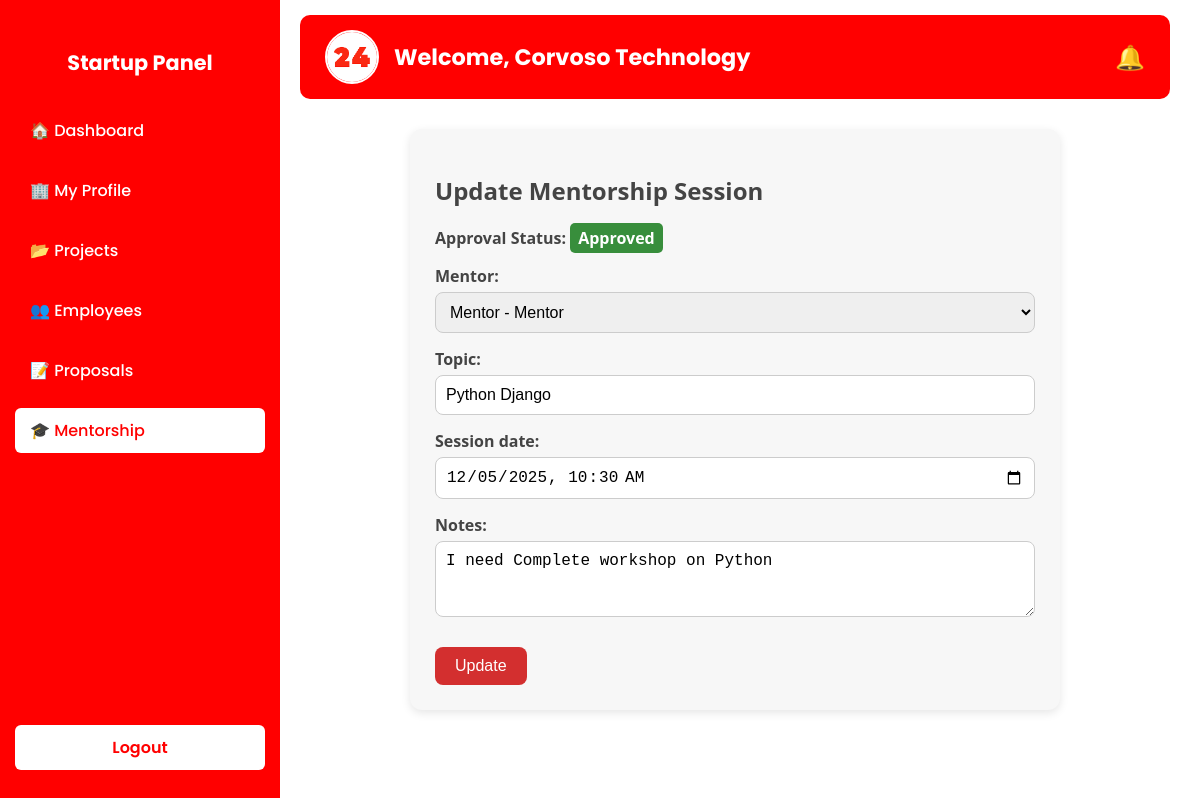
Before: /startup/sessions/1/update/ (signed in) with the older database file.
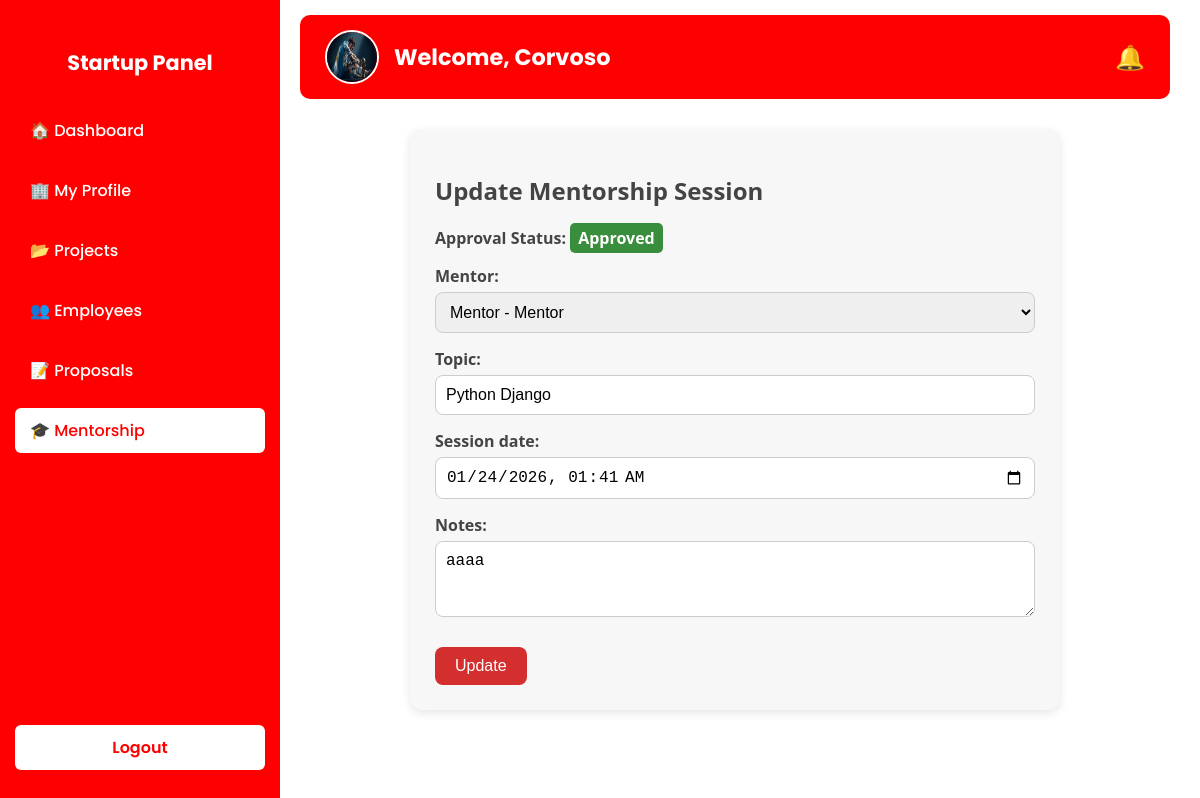
After: the same page with the newer database file.
### startup/models.py (models this page shows, shortened)
class StartupProfile(models.Model):
    user = models.OneToOneField(CustomUser, on_delete=models.CASCADE, related_name="startup_profile")
    startup_name = models.CharField(max_length=100)
    description = models.TextField(blank=True, null=True)
    website = models.URLField(blank=True, null=True)
    founded_date = models.DateField(blank=True, null=True)
    industry = models.CharField(max_length=100, blank=True, null=True)
    logo = models.ImageField(upload_to='startup_logos/', blank=True, null=True)  # changed to ImageField

### mentors/models.py (models this page shows, shortened)
class MentorshipSession(models.Model):
    mentor = models.ForeignKey(MentorProfile, on_delete=models.CASCADE, related_name="sessions")
    startup = models.ForeignKey(StartupProfile, on_delete=models.CASCADE, related_name="sessions")
    topic = models.CharField(max_length=100)
    session_date = models.DateTimeField()
    notes = models.TextField(blank=True, null=True)
    approval_status = models.CharField(
        max_length=20,
        choices=[
            ('PENDING', 'Pending Approval'),
            ('APPROVED', 'Approved'),
            ('REJECTED', 'Rejected'),
        ],
        default='PENDING'
    )
    status = models.CharField(
    max_length=20,
    choices=[
        ('REQUESTED', 'Requested'),   # <-- new option
        ('SCHEDULED', 'Scheduled'),
        ('COMPLETED', 'Completed'),
        ('CANCELLED', 'Cancelled'),
    ],
    default='REQUESTED'
)

### startup/views.py (the view)
# urls.py: path('sessions/<int:session_id>/update/', views.update_session, name='update_session'),
@login_required
def update_session(request, session_id):
    session = get_object_or_404(MentorshipSession, id=session_id, startup=request.user.startup_profile)
    disable_form = session.status == 'CANCELLED'
    if request.method == 'POST' and not disable_form:
        form = MentorshipSessionForm(request.POST, instance=session)
        if form.is_valid():
            original_status = session.approval_status
            updated_session = form.save(commit=False)
            if original_status == 'APPROVED':
                updated_session.approval_status = 'PENDING'
                Notification.objects.create(
                    user=updated_session.mentor.user,
                    title="Session Updated – Approval Required",
                    message=f"{updated_session.startup.startup_name} updated session '{updated_session.topic}'. Please review and approve again."
                )
                Notification.objects.create(
                    user=request.user,
                    title="Session Update Sent",
                    message=f"Your updated session request for '{updated_session.topic}' is awaiting mentor approval again."
                )
            else:
                Notification.objects.create(
                    user=updated_session.mentor.user,
                    title="Session Request Updated",
                    message=f"{updated_session.startup.startup_name} modified the mentorship session request for '{updated_session.topic}'."
                )
            updated_session.save()
            messages.success(request, "Session updated successfully.")
            return redirect('startup:startup_sessions')
        else:
            messages.error(request, "Please correct the errors below.")
    else:
        form = MentorshipSessionForm(instance=session, disable_all=disable_form)
        if disable_form:
            messages.warning(request, "This session is cancelled and cannot be updated.")
    return render(request, 'update_session.html', {
        'form': form,
        'session': session,
        'profile': request.user.startup_profile
    })

### startup/forms.py
class MentorshipSessionForm(forms.ModelForm):
    class Meta:
        model = MentorshipSession
        fields = ['mentor', 'topic', 'session_date', 'notes']
        widgets = {
            'session_date': forms.DateTimeInput(attrs={'type': 'datetime-local'}),
            'notes': forms.Textarea(attrs={'rows': 3, 'placeholder': 'Add objectives or notes for mentor'}),
        }
    def __init__(self, *args, **kwargs):
        disable_all = kwargs.pop('disable_all', False)
        super().__init__(*args, **kwargs)
        if disable_all:
            for field in self.fields.values():
                field.widget.attrs['disabled'] = 'disabled'

### mentors/models.py (called while the page is built)
    def __str__(self):
        return f"{self.user.username} - Mentor"

### startup/templates/update_session.html (shortened to what this page needs)
{% extends 'base_startup.html' %}
{% block content %}
<div class="panel">
    <h2>Update Mentorship Session</h2>
    <p>
        <strong>Approval Status:</strong>
        {% if session.approval_status == 'PENDING' %}
        <span class="status pending">Pending</span>
        {% elif session.approval_status == 'APPROVED' %}
        <span class="status approved">Approved</span>
        {% else %}
        <span class="status rejected">Rejected</span>
        {% endif %}
    </p>
    <form method="POST">
        <div class="form-group">
            {{ form.mentor.label_tag }}
            {{ form.mentor }}
        </div>
        <div class="form-group">
            {{ form.topic.label_tag }}
            {{ form.topic }}
        </div>
        <div class="form-group">
            {{ form.session_date.label_tag }}
            {{ form.session_date }}
        </div>
        <div class="form-group">
            {{ form.notes.label_tag }}
            {{ form.notes }}
        </div>
        {% if session.status != 'CANCELLED' %}
        <button type="submit" class="btn btn-success">Update</button>
        {% endif %}
    </form>
</div>
{% endblock %}

### startup/templates/base_startup.html (shortened to what this page needs)
{% load static %}
<!DOCTYPE html>
<html lang="en">
<head>
</head>
<body>
    <nav class="sidebar">
        <div>
            <h2>Startup Panel</h2>
            <ul>
                <li>
                    <a href="{% url 'startup:startup_dashboard' %}"
                    class="{% if request.path == '/startup/dashboard/' or request.path == '/startup/dashboard/' %}active{% endif %}">🏠 Dashboard</a>
                </li>
                <li>
                <a href="{% url 'startup:stprofile_detail' %}"
                class="{% if '/startup/profile/' in request.path %}active{% endif %}">
                🏢 My Profile
                </a>
                </li>
                <li>
                    <a href="{% url 'startup:startup_projects' %}"
                        class="{% if '/startup/projects/' in request.path %}active{% endif %}">📂 Projects</a>
                </li>
                <li>
                    <a href="{% url 'startup:startup_employees' %}"
                        class="{% if '/startup/employees/' in request.path %}active{% endif %}">👥 Employees</a>
                </li>
                <li>
                    <a href="{% url 'startup:project_proposals' %}"
                        class="{% if '/startup/proposals/' in request.path %}active{% endif %}">📝 Proposals</a>
                </li>
                <li>
                    <a href="{% url 'startup:startup_sessions' %}"
                        class="{% if '/startup/sessions/' in request.path %}active{% endif %}">🎓 Mentorship</a>
                </li>
            </ul>
        </div>
        <div class="logout">
            <a href="{% url 'logout' %}">Logout</a>
        </div>
    </nav>
    <div class="main-content">
        <header>
            <div class="header-left">
                {% if profile.logo %}
                    <img src="{{ profile.logo.url }}" alt="Logo">
                {% else %}
                    <img src="{% static 'images/logo.png' %}" alt="Logo">
                {% endif %}
                <h1>Welcome, {{ profile.startup_name }}</h1>
            </div>
            <div class="header-right notification">
                🔔
            </div>
        </header>
        {% block content %}{% endblock %}
    </div>
</body>
</html>

Changed rows visible on the page:
changed StartupProfile: logo: a different picture; startup_name "Corvoso Technology" → "Corvoso"
changed MentorshipSession "Mentor - Mentor": session_date "12/05/2025 10:30" → "01/24/2026 01:41"; notes "I need Complete workshop on Python" → "aaaa"
